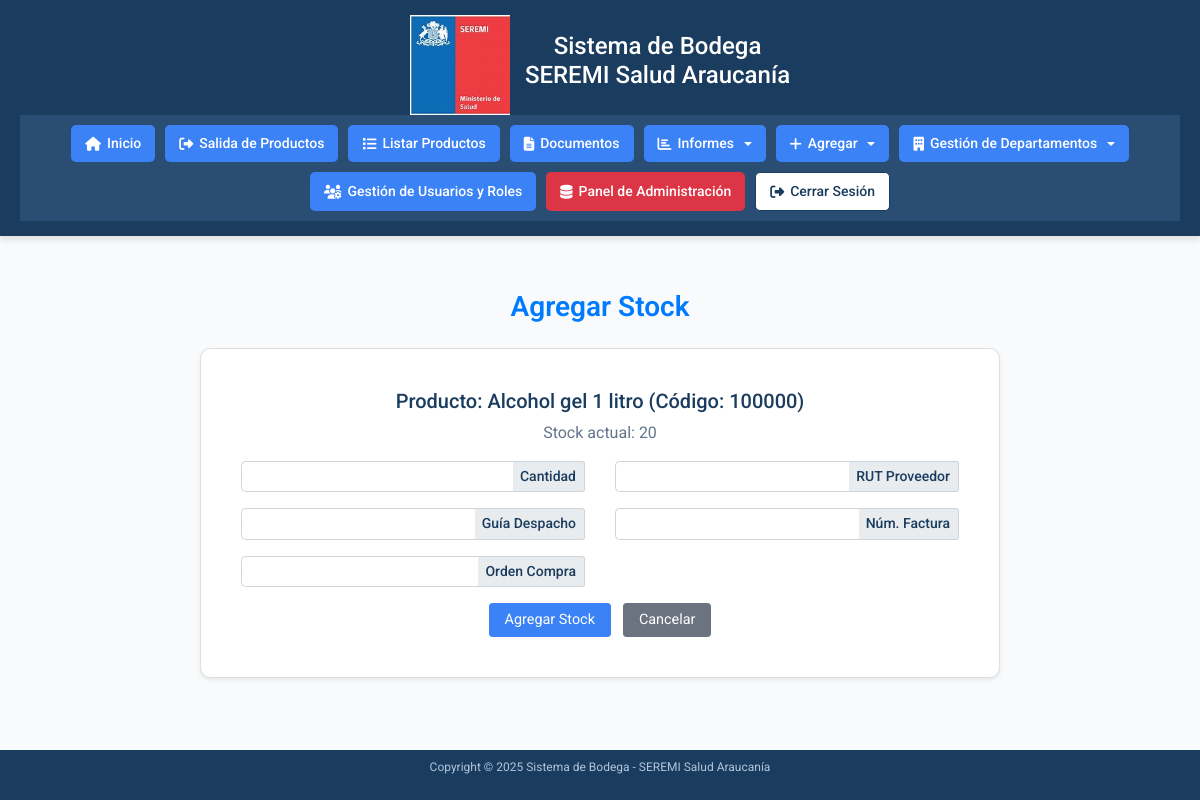
The app's page /accounts/agregar-stock/100000/ (signed in) with its own data.
### accounts/models.py (models this page shows, shortened)
class Producto(models.Model):
    CATEGORIAS = [
        ('Insumos de Aseo', 'Insumos de Aseo'),
        ('Insumos de Escritorio', 'Insumos de Escritorio'),
        ('EPP', 'EPP'),
        ('Emergencias y Desastres', 'Emergencias y Desastres'),
        ('Folletería', 'Folletería'),
        ('Otros', 'Otros'),
    ]
    codigo_barra = models.CharField(max_length=50, unique=True)
    descripcion = models.CharField(max_length=200)
    stock = models.IntegerField(default=0, db_index=True)
    categoria = models.CharField(max_length=100, choices=CATEGORIAS, blank=True)
    rut_proveedor = models.CharField(max_length=12, blank=True)
    guia_despacho = models.CharField(max_length=50, blank=True)
    numero_factura = models.CharField(max_length=50, blank=True)
    orden_compra = models.CharField(max_length=50, blank=True)
    class Meta:
        indexes = [models.Index(fields=['stock'], name='idx_producto_stock')]

### accounts/views.py (the view)
# urls.py: path('agregar-stock/<str:codigo_barra>/', views.agregar_stock_detalle, name='agregar-stock-detalle'),  # Detalle para agregar stock a un producto específico
@login_required
def agregar_stock_detalle(request, codigo_barra):
    limpiar_sesion_productos_salida(request)
    if not request.user.has_perm('accounts.can_edit'):
        messages.error(request, 'No tienes permiso para agregar stock.')
        return redirect('home')
    try:
        producto = Producto.objects.get(codigo_barra=codigo_barra)
    except Producto.DoesNotExist:
        messages.error(request, 'Producto no encontrado.')
        return redirect('agregar-stock')
    if request.method == 'POST':
        form = TransaccionForm(request.POST)
        if form.is_valid():
            transaccion = form.save(commit=False)
            transaccion.producto = producto
            transaccion.tipo = 'entrada'
            transaccion.rut_proveedor = form.cleaned_data['rut_proveedor'] or ''
            transaccion.guia_despacho = form.cleaned_data['guia_despacho'] or ''
            transaccion.numero_factura = form.cleaned_data['numero_factura'] or ''
            transaccion.orden_compra = form.cleaned_data['orden_compra'] or ''
            transaccion.save()
            producto.stock += form.cleaned_data['cantidad']
            producto.rut_proveedor = form.cleaned_data['rut_proveedor'] or ''
            producto.guia_despacho = form.cleaned_data['guia_despacho'] or ''
            producto.numero_factura = form.cleaned_data['numero_factura'] or ''
            producto.orden_compra = form.cleaned_data['orden_compra'] or ''
            producto.save()
            messages.success(request, f'Stock agregado exitosamente. Nueva cantidad: {producto.stock}')
            return redirect('agregar-stock')
        messages.error(request, 'Error al agregar stock. Verifica los datos.')
    else:
        form = TransaccionForm()
    return render(request, 'accounts/agregar_stock_detalle.html', {'form': form, 'producto': producto})

### accounts/auth_backend.py (called while the page is built)
    def get_user(self, user_id):
        UserModel = get_user_model()
        try:
            return UserModel.objects.get(pk=user_id)
        except UserModel.DoesNotExist:
            return None

### accounts/views.py (called while the page is built)
def limpiar_sesion_productos_salida(request):
    if 'productos_salida' in request.session:
        del request.session['productos_salida']

### accounts/templates/accounts/agregar_stock_detalle.html (shortened to what this page needs)
{% extends 'accounts/home.html' %}
{% load static %}
{% load widget_tweaks %}
{% block content %}
<div class="container mt-4">
    <h2 class="text-center text-primary mb-4" style="color: #1a3c5e; font-weight: 600;">Agregar Stock</h2>
    <div class="card form-card shadow-sm">
        <div class="card-body">
            <div class="mb-3">
                <h5 style="color: #1a3c5e;">Producto: {{ producto.descripcion }} (Código: {{ producto.codigo_barra }})</h5>
                <p style="color: #64748b;">Stock actual: {{ producto.stock }}</p>
            </div>
            <form method="post" class="needs-validation" novalidate id="stock-form">
                <div class="row">
                    <div class="col-md-6 mb-3">
                        <div class="input-group input-group-sm">
                            {{ form.cantidad|add_class:"form-control cantidad-input" }}
                            <div class="input-group-append">
                                <span class="input-group-text">Cantidad</span>
                            </div>
                        </div>
                    </div>
                    <div class="col-md-6 mb-3">
                        <div class="input-group input-group-sm">
                            {{ form.rut_proveedor|add_class:"form-control rut-input" }}
                            <div class="input-group-append">
                                <span class="input-group-text">RUT Proveedor</span>
                            </div>
                        </div>
                    </div>
                </div>
                <div class="row">
                    <div class="col-md-6 mb-3">
                        <div class="input-group input-group-sm">
                            {{ form.guia_despacho|add_class:"form-control" }}
                            <div class="input-group-append">
                                <span class="input-group-text">Guía Despacho</span>
                            </div>
                        </div>
                    </div>
                    <div class="col-md-6 mb-3">
                        <div class="input-group input-group-sm">
                            {{ form.numero_factura|add_class:"form-control" }}
                            <div class="input-group-append">
                                <span class="input-group-text">Núm. Factura</span>
                            </div>
                        </div>
                    </div>
                </div>
                <div class="row">
                    <div class="col-md-6 mb-3">
                        <div class="input-group input-group-sm">
                            {{ form.orden_compra|add_class:"form-control" }}
                            <div class="input-group-append">
                                <span class="input-group-text">Orden Compra</span>
                            </div>
                        </div>
                    </div>
                </div>
                <div class="text-center">
                    <button type="submit" id="submit-btn" class="btn btn-primary btn-sm mr-2">Agregar Stock</button>
                    <a href="{% url 'agregar-stock' %}" class="btn btn-secondary btn-sm">Cancelar</a>
                </div>
            </form>
        </div>
    </div>
</div>
{% endblock %}

### accounts/templates/accounts/home.html (style rules this page uses)
* { margin: 0; padding: 0; box-sizing: border-box; font-family: 'Roboto', Arial, sans-serif; }
body { background-color: #f8fafc; display: flex; flex-direction: column; min-height: 100vh; }
main .container { width: 100%; padding: 0 15px; box-sizing: border-box; }
main h2 { color: #1a3c5e; font-size: 28px; font-weight: 700; margin-bottom: 10px; }
main p { color: #64748b; font-size: 16px; }
.form-card { background-color: #ffffff; border-radius: 10px; padding: 20px; max-width: 100%; margin: 0 auto; box-shadow: 0 4px 6px rgba(0, 0, 0, 0.1); }

### accounts/templates/accounts/agregar_stock_detalle.html (style rules this page uses)
.form-card { background-color: #ffffff; border-radius: 10px; padding: 20px; max-width: 800px; margin: 0 auto; box-shadow: 0 4px 6px rgba(0, 0, 0, 0.1); }
.input-group-text { background-color: #e9ecef; border: 1px solid #ced4da; color: #1a3c5e; font-weight: 500; border-left: none; padding: 0.375rem 0.75rem; }
.input-group .form-control { border-right: none; border-radius: 5px 0 0 5px; }
.input-group.input-group-sm .form-control { height: calc(1.5em + 0.5rem + 2px); font-size: 0.9rem; }
.btn-primary { background-color: #3b82f6; border-color: #3b82f6; padding: 5px 15px; font-size: 0.9rem; }
.btn-secondary { background-color: #6b7280; border-color: #6b7280; padding: 5px 15px; font-size: 0.9rem; }

### records on screen
Producto: descripcion "Alcohol gel 1 litro", codigo_barra "100000", stock "20"
